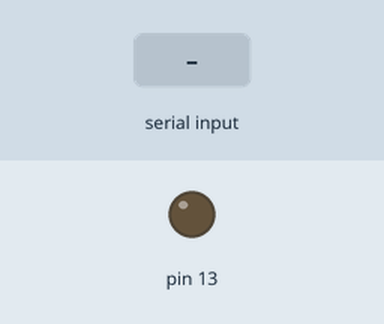
This sketch was run on a simulated Arduino Uno, built with avr-gcc and run on an emulated ATmega328P. Parts: output pins drawn as LEDs (lit = HIGH). Inputs (shaded band) come from the test bench.

Above: at 1.2 s.
1.3 s: "O" received over Serial
At 1.6 s:
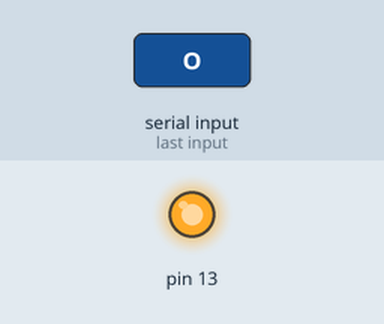
2.8 s: "C" received over Serial
At 3.9 s:
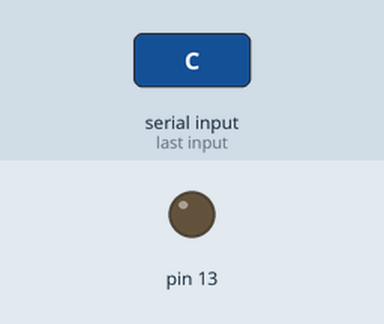
Timing chart, 0 to 5.8 s (numbered marks = the images above; inputs shaded):
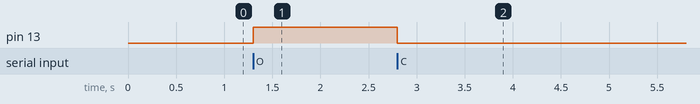

The sketch:

Serial2.ino
```cpp
bool isOn,shouldBeOn;

void setup() {
  // put your setup code here, to run once:
  isOn=false;
  shouldBeOn=false;
  pinMode(13, OUTPUT);
  Serial.begin(9600);
}

void loop() {
  // put your main code here, to run repeatedly:
  if(isOn&&!shouldBeOn){
    digitalWrite(13, LOW);
    isOn=false;
  }else if(!isOn&&shouldBeOn){
    digitalWrite(13, HIGH);
    isOn=true;
  }
}

void serialEvent() {
  char c;
  while (Serial.available()) {
    c = Serial.read();
  }
  if(c=='O'){
    shouldBeOn=true;
  }else if(c=='C'){
    shouldBeOn=false;
  }
}
```

Measured:
- after the input at 1.3 s, pin 13: LOW → HIGH at once
- after the input at 2.8 s, pin 13: HIGH → LOW at once
